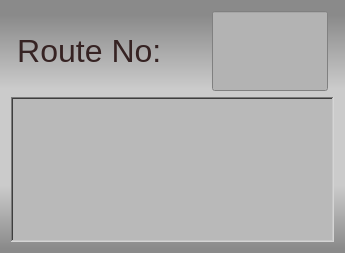
<?xml version="1.0" encoding="UTF-8"?>
<ui version="4.0">
 <class>route_selection</class>
 <widget class="QWidget" name="route_selection">
  <property name="geometry">
   <rect>
    <x>0</x>
    <y>0</y>
    <width>345</width>
    <height>253</height>
   </rect>
  </property>
  <property name="sizePolicy">
   <sizepolicy hsizetype="Preferred" vsizetype="Preferred">
    <horstretch>0</horstretch>
    <verstretch>0</verstretch>
   </sizepolicy>
  </property>
  <property name="maximumSize">
   <size>
    <width>1920</width>
    <height>1080</height>
   </size>
  </property>
  <property name="windowTitle">
   <string>Form</string>
  </property>
  <property name="styleSheet">
   <string notr="true">QWidget
{	
	background-color: qlineargradient(spread:pad, x1:0, y1:0, x2:0, y2:0.983, stop:0.0619048 rgba(138, 138, 138, 255), stop:0.357143 rgba(203, 203, 203, 255), stop:0.747619 rgba(203, 203, 203, 255), stop:1 rgba(138, 138, 138, 255));
	
	font:24pt;
	/*border: 2px solid;
	border-radius:4px;
	border-color:rgb(54, 35, 35);
	
 /*	border-style: outset;*/

}</string>
  </property>
  <layout class="QGridLayout" name="gridLayout">
   <item row="0" column="1">
    <widget class="QLabel" name="label">
     <property name="sizePolicy">
      <sizepolicy hsizetype="MinimumExpanding" vsizetype="Fixed">
       <horstretch>0</horstretch>
       <verstretch>0</verstretch>
      </sizepolicy>
     </property>
     <property name="minimumSize">
      <size>
       <width>0</width>
       <height>80</height>
      </size>
     </property>
     <property name="maximumSize">
      <size>
       <width>5000</width>
       <height>16777215</height>
      </size>
     </property>
     <property name="font">
      <font>
       <family>Ubuntu</family>
       <pointsize>24</pointsize>
       <weight>50</weight>
       <italic>false</italic>
       <bold>false</bold>
      </font>
     </property>
     <property name="styleSheet">
      <string notr="true">background-color:transparent;
color: rgb(54, 35, 35);
font: 24pt &quot;Ubuntu&quot;;</string>
     </property>
     <property name="text">
      <string>Route No:     </string>
     </property>
     <property name="alignment">
      <set>Qt::AlignCenter</set>
     </property>
    </widget>
   </item>
   <item row="0" column="2">
    <widget class="lineedit" name="lineEdit">
     <property name="enabled">
      <bool>true</bool>
     </property>
     <property name="sizePolicy">
      <sizepolicy hsizetype="Preferred" vsizetype="Fixed">
       <horstretch>0</horstretch>
       <verstretch>0</verstretch>
      </sizepolicy>
     </property>
     <property name="minimumSize">
      <size>
       <width>0</width>
       <height>80</height>
      </size>
     </property>
     <property name="maximumSize">
      <size>
       <width>5000</width>
       <height>80</height>
      </size>
     </property>
     <property name="font">
      <font>
       <pointsize>24</pointsize>
       <weight>50</weight>
       <italic>false</italic>
       <bold>false</bold>
      </font>
     </property>
     <property name="focusPolicy">
      <enum>Qt::ClickFocus</enum>
     </property>
     <property name="styleSheet">
      <string notr="true">background-color: rgb(179, 179, 179);
border-color: rgb(117, 103, 103);</string>
     </property>
     <property name="text">
      <string/>
     </property>
    </widget>
   </item>
   <item row="0" column="3">
    <spacer name="horizontalSpacer">
     <property name="orientation">
      <enum>Qt::Horizontal</enum>
     </property>
     <property name="sizeHint" stdset="0">
      <size>
       <width>40</width>
       <height>20</height>
      </size>
     </property>
    </spacer>
   </item>
   <item row="0" column="0">
    <spacer name="horizontalSpacer_2">
     <property name="orientation">
      <enum>Qt::Horizontal</enum>
     </property>
     <property name="sizeHint" stdset="0">
      <size>
       <width>40</width>
       <height>20</height>
      </size>
     </property>
    </spacer>
   </item>
   <item row="1" column="0" colspan="4">
    <widget class="QTableView" name="tableView">
     <property name="sizePolicy">
      <sizepolicy hsizetype="Preferred" vsizetype="Preferred">
       <horstretch>0</horstretch>
       <verstretch>0</verstretch>
      </sizepolicy>
     </property>
     <property name="minimumSize">
      <size>
       <width>0</width>
       <height>0</height>
      </size>
     </property>
     <property name="maximumSize">
      <size>
       <width>5000</width>
       <height>16777215</height>
      </size>
     </property>
     <property name="font">
      <font>
       <family>Ubuntu</family>
       <pointsize>28</pointsize>
       <weight>50</weight>
       <italic>false</italic>
       <bold>false</bold>
      </font>
     </property>
     <property name="styleSheet">
      <string notr="true">QTableView
{
background-color: rgb(185, 185, 185);
selection-background-color:blue;
font: 28pt &quot;Ubuntu&quot;;
color: rgb(54, 35, 35);
}

QTableView::item
{
height:80pt;
}</string>
     </property>
     <property name="frameShape">
      <enum>QFrame::WinPanel</enum>
     </property>
     <property name="frameShadow">
      <enum>QFrame::Sunken</enum>
     </property>
     <property name="horizontalScrollBarPolicy">
      <enum>Qt::ScrollBarAlwaysOff</enum>
     </property>
     <property name="alternatingRowColors">
      <bool>true</bool>
     </property>
     <property name="selectionBehavior">
      <enum>QAbstractItemView::SelectRows</enum>
     </property>
     <property name="horizontalScrollMode">
      <enum>QAbstractItemView::ScrollPerPixel</enum>
     </property>
    </widget>
   </item>
  </layout>
 </widget>
 <customwidgets>
  <customwidget>
   <class>lineedit</class>
   <extends>QLineEdit</extends>
   <header location="global">lineedit.h</header>
  </customwidget>
 </customwidgets>
 <resources/>
 <connections/>
</ui>
